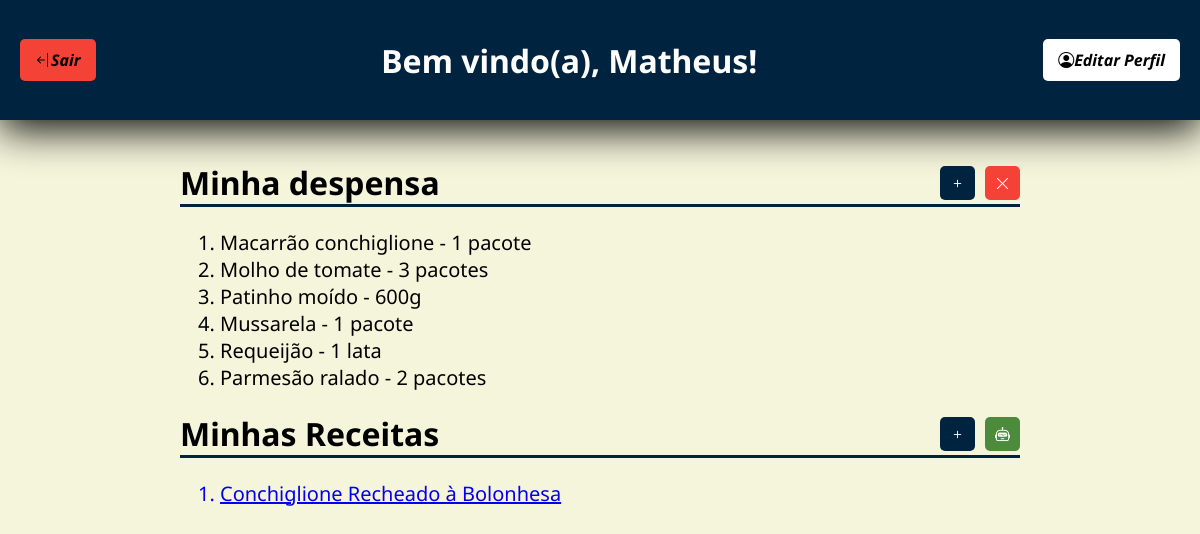
Page /home/home/ (signed in) on the committed database.
### usuario/models.py (models this page shows, shortened)
class Usuario(AbstractUser):
    first_name = None
    last_name = None
    last_login = None
    username = models.CharField(unique=False, max_length=200)
    email = models.EmailField(unique=True)
    USERNAME_FIELD = 'email'
    REQUIRED_FIELDS = ['username']

### home/models.py (models this page shows)
class Alimentos(models.Model):
    nome = models.CharField(max_length=100)
    quantidade = models.CharField(max_length=80)
    usuario = models.ForeignKey(Usuario, on_delete=models.CASCADE, related_name='alimentos')
    def __str__(self):
        return self.nome

### receitas/models.py (models this page shows, shortened)
class Receitas(models.Model):
    nome = models.CharField(max_length=100)
    ingredientes = models.TextField()
    modo_preparo = models.TextField()
    usuario = models.ForeignKey(Usuario, on_delete=models.CASCADE, related_name='receitas')

### home/views.py (the view)
# urls.py: path('home/', views.home_view, name='home'),
@login_required
def home_view(request):
    nome_usuario = request.user.username.capitalize()
    usuario_id = request.user.id
    alimentos = Alimentos.objects.filter(usuario_id = usuario_id).all()
    receitas = Receitas.objects.filter(usuario_id = usuario_id).all()
    form_adicionar_alimentos = adicionar_alimento(request)
    form_deletar_alimentos = deletar_alimento(request)
    form_adicionar_receitas = adicionar_receita(request)
    form_receita_ia = receita_ia(request)
    return render(request, 'home.html',
                  {"nome_usuario": nome_usuario,
                   "alimentos": alimentos,
                   "receitas": receitas,
                   "form_adicionar_alimentos": form_adicionar_alimentos,
                   "form_deletar_alimentos": form_deletar_alimentos,
                   "form_adicionar_receitas": form_adicionar_receitas,
                   "form_receita_ia": form_receita_ia
                })

### home/views.py (called while the page is built, shortened)
def adicionar_alimento(request):
    form = AdicionarAlimentoForm()
    return form

def deletar_alimento(request):
    usuario_id = request.user.id
    form = DeletarAlimentoForm(usuario_id= usuario_id)
    return form

### receitas/views.py (called while the page is built, shortened)
def adicionar_receita(request):
    form = AdicionarReceitaForm()
    return form

@login_required
def receita_ia(request):
    usuario_id = request.user.id
    form = GeminiReceitaForm(request.POST or None, usuario_id = usuario_id)
    gemini_key = os.getenv('GOOGLE_API_KEY')
    genai.configure(api_key=gemini_key)
    model = genai.GenerativeModel("gemini-2.0-flash")
    return form

### home/templates/home.html (shortened to what this page needs)
<!DOCTYPE html>
<html lang="pt-br">
<head>
    <link rel="stylesheet" href="https://cdn.jsdelivr.net/npm/bootstrap-icons/font/bootstrap-icons.css">
    {% load static %}
    <link rel="stylesheet" href="/static/home.css">
</head>
<body>
    <div class="div_cima">
        <a href="{% url 'usuario:logout_view' %}" class="button_logout">
            <i class="bi bi-arrow-bar-left">Sair</i>
        </a>
        <h1>
            Bem vindo(a), {{ nome_usuario }}!
        </h1>
        <a href="{% url 'usuario:editar_perfil' %}"  class="button_perfil">
            <i class="bi bi-person-circle">Editar Perfil</i>
        </a>
    </div>
    <div class="card">
        <div class="despensa">
            <h1>
                Minha despensa
                <div class="acoes">
                    <a class="adicionar_alimento" onclick="toggleModal('modal_adicionar_alimento')">
                        <i class="bi bi-plus"></i>
                    </a>
                    <a class="deletar_alimento" onclick="toggleModal('modal_deletar_alimento')">
                        <i class="bi bi-x-lg"></i>
                    </a>
                </div>
            </h1>
                <ol class="alimentos">
                    {% if alimentos %}
                        {% for alimento in alimentos %}
                            <li>{{ alimento.nome }} - {{ alimento.quantidade }}</li>
                        {% endfor %}
                    {% else %}
                        <h2>Nenhum alimento cadastrado!</h2>
                    {% endif %}
                </ol>
        </div>
        <div class="receitas">
            <h1>
                Minhas Receitas
                <div class="funcoes">
                    <a class="adicionar_receita" onclick="toggleModal('modal_adicionar_receita')">
                        <i class="bi bi-plus"></i>
                    </a>
                    <a class="receita_ia" onclick="toggleModal('modal_receita_ia')">
                        <i class="bi bi-robot"></i>
                    </a>
                </div>
            </h1>
            <ol class="receitas">
                {% if receitas %}
                    {% for receita in receitas %}
                        <a href="{% url 'receitas:receita' receita.id %}">
                            <li>{{ receita.nome }}</li>
                        </a>
                    {% endfor %}
                {% else %}
                    <h2>Nenhuma receita cadastrada!</h2>
                {% endif %}
            </ol>
        </div>
    </div>
</body>
</html>

### home/static/home.css (style rules this page uses)
body { margin: 0; padding: 0; height: 100%; overflow-x: hidden; font-family: 'Noto Sans', sans-serif; background-color: #F5F5DC; }
.div_cima { width: 100vw; height: 15vh; background-color: #00233f; display: flex; justify-content: space-between; align-items: center; padding: 0, 20px; box-shadow: 0px 10px 40px #000000f5; }
.div_cima h1 { color: #FFFFFF; }
.button_logout { align-items: center; margin-left: 20px; padding: 10px 15px; background-color: #f44336; color: black; border: none; text-decoration: none; border-radius: 5px; font-size: 16px; font-weight: bold; cursor: pointer; transition: background-color 0.3s; }
.button_perfil { align-items: center; margin-right: 20px; padding: 10px 15px; background-color: #FFFFFF; color: black; border: none; text-decoration: none; border-radius: 5px; font-size: 16px; font-weight: bold; cursor: pointer; transition: background-color 0.3s; }
.despensa h1, .receitas h1 { display: flex; align-items: center; justify-content: space-between; }
.acoes, .funcoes { display: flex; gap: 10px; }
.adicionar_alimento, .deletar_alimento { text-decoration: none; color: inherit; font-size: 20px; display: flex; align-items: center; }
.adicionar_alimento, .adicionar_receita { align-items: center; padding: 7px 10px; background-color: #00233f; color: #FFFFFF; border: none; text-decoration: none; border-radius: 5px; font-size: 15px; cursor: pointer; transition: background-color 0.3s; }
.deletar_alimento { align-items: center; padding: 7px 10px; background-color: #f44336; color: #FFFFFF; border: none; text-decoration: none; border-radius: 5px; font-size: 15px; cursor: pointer; transition: background-color 0.3s; }
.receita_ia { align-items: center; padding: 7px 10px; background-color: #4b8b3b; color: #FFFFFF; border: none; text-decoration: none; border-radius: 5px; font-size: 15px; cursor: pointer; transition: background-color 0.3s; }
.card { position: absolute; top: 50%; left: 50%; transform: translate(-50%, -50%); display: block; width: 70vw; height: calc(65vh); }
.despensa h1, .receitas h1 { width: 70vw; border-bottom: 3px solid #00233f; }
.despensa li, .receitas li { font-size: 20px; }

### rows in the picture
Usuario: username "Matheus"
Alimentos: nome "Macarrão conchiglione", quantidade "1 pacote"
Alimentos: nome "Molho de tomate", quantidade "3 pacotes"
Alimentos: nome "Patinho moído", quantidade "600g"
Alimentos: nome "Mussarela", quantidade "1 pacote"
Alimentos: nome "Requeijão", quantidade "1 lata"
Alimentos: nome "Parmesão ralado", quantidade "2 pacotes"
Receitas: nome "Conchiglione Recheado à Bolonhesa"
